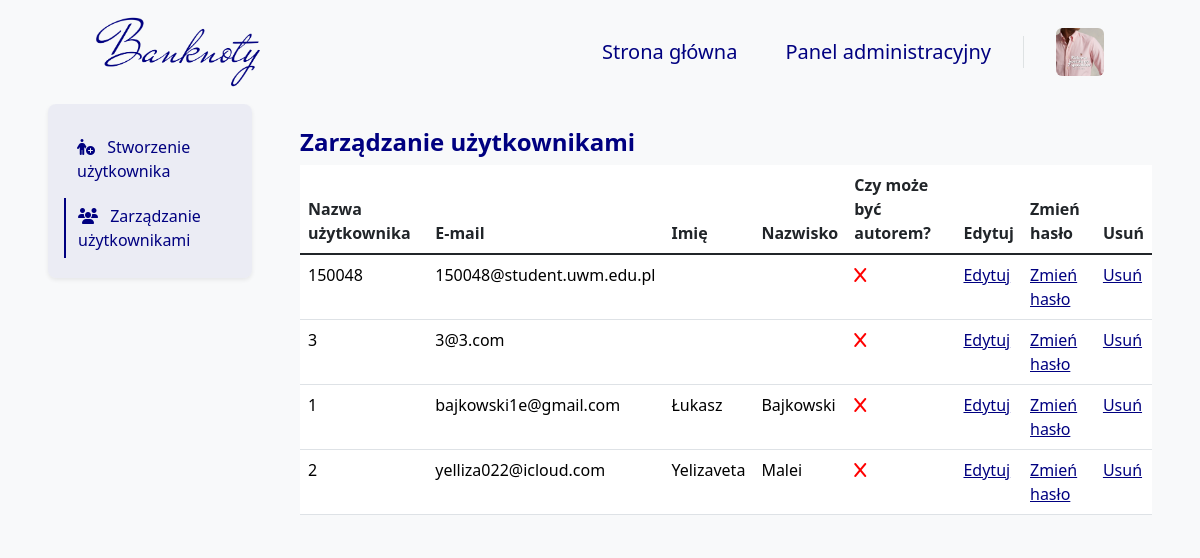
The page /users/admin_panel/ (signed in) on the database as committed earlier.
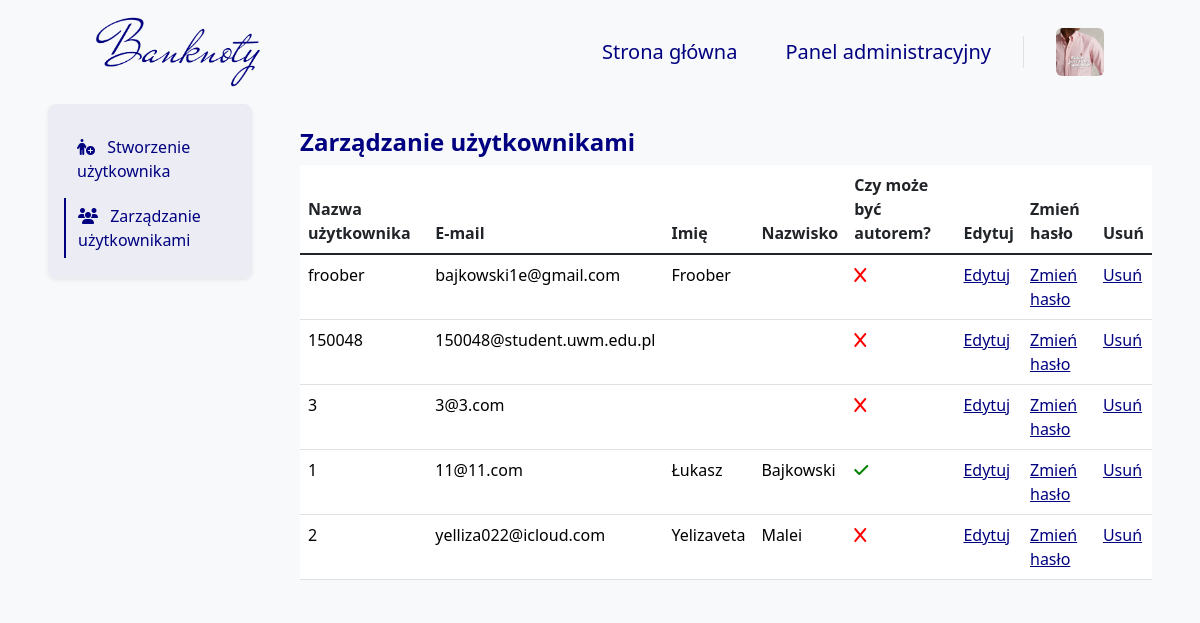
The same page on the database as committed later.
### blog/models.py (models this page shows, shortened)
class User(models.Model):
    GENDER_CHOICES = (
        ('M', 'Mężczyzna'),
        ('K', 'Kobieta'),
        ('I', 'Inna'),
    )
    user = models.OneToOneField(
        User,
        on_delete=models.CASCADE,
        verbose_name="Użytkownik")
    bio = models.TextField(
        null=False,
        blank=True,
        validators=[validate_bio],
        verbose_name="Bio",
        help_text="Krótka informacja o użytkowniku, maksymalnie 512 znaków.")
    profile_pic = models.ImageField(
        null=False,
        blank=False,
        default="images/profile/1.png",
        upload_to="images/user/",
        verbose_name="Zdjęcie profilowe")
    phone_number = PhoneNumberField(
        region='PL',
        null=True,
        blank=True,
        unique=True,
        verbose_name="Numer telefonu")
    gender = models.CharField(
        choices=GENDER_CHOICES,
        null=False,
        blank=False,
        default='Mężczyzna',
        verbose_name="Płeć",
        max_length=6)
    newsletter = models.BooleanField(
        default=False,
        verbose_name="Biuletyn")
    miss_news = models.BooleanField(
        default=False,
        verbose_name="Pominięte artykuły")
    meetups_news = models.BooleanField(
        default=True,
        verbose_name="Spotkania i wydarzenia")
    opportunities_news = models.BooleanField(
        default=False,
        verbose_name="Okazje z rynku aukcyjnego")
    company_news = models.BooleanField(
        default=True,
        verbose_name="Wiadomości od Banknoty")
    replay_news = models.BooleanField(
        default=False,
        verbose_name="Shot wydzarzeń na Banknoty")
    development_news = models.BooleanField(
        default=False,
        verbose_name="Informacje o rozwoju i zmianach na Banknoty")
    opened_posts = models.ManyToManyField(
        Blog,
        blank=True,
        related_name='opened_by_users',
        verbose_name="Otwarte posty"
    )
    can_be_author = models.BooleanField(
        default=False,
        verbose_name="Czy może być autorem",
        help_text='Czy wniosek na autora został rozpatrzony pozytywnie.')
    def __init__(self, *args, temp=65, **kwargs):
        self.temp = temp
        return super().__init__(*args, **kwargs)
    def is_profile_pic(self):
        if self.profile_pic == "images/profile/1.png":
            return False
        else:
            return True
    is_profile_pic.boolean = True
    is_profile_pic.short_description = 'Zdjęcie profilowe'
    def is_bio(self):
        if self.bio:
            return True
        else:
            return False
    is_bio.boolean = True
    is_bio.short_description = 'Bio'
    def is_phone_number(self):
        if self.phone_number:
            return True
        else:
            return False
    is_phone_number.boolean = True
    is_phone_number.short_description = 'Phone number'
    def is_newsletter(self):
        if self.newsletter:
            return True
        else:
            return False
    is_newsletter.boolean = True
    is_newsletter.short_description = 'Newsletter'

### blog/views.py (the view)
# urls.py: path('users/admin_panel/', views.users_manage_admin_panel_view, name='users_admin_panel'),
@superuser_required
def users_manage_admin_panel_view(request):
    users = DjangoUser.objects.select_related('user').all().order_by('-user__id')
    context = get_paginated_context(request, users, 10)
    return render(request, 'user/users_admin_panel.html', context)

### blog/views.py (called while the page is built)
def superuser_required(view_func):
    @wraps(view_func)
    def _wrapped_view(request, *args, **kwargs):
        if request.user.is_authenticated and request.user.is_superuser:
            return view_func(request, *args, **kwargs)
        else:
            return redirect('home')
    return _wrapped_view

def get_paginated_context(request, queryset, items_per_page=10):
    paginator = Paginator(queryset, items_per_page)
    page_number = request.GET.get('page')
    page_obj = paginator.get_page(page_number)
    context = {
        'page_obj': page_obj,
    }
    return context

### templates/user/users_admin_panel.html (shortened to what the changed rows need)
{% extends 'base.html' %}
{% load static %}
{% block content %}
    <div class="container-fluid">
        <div class="row">
            <div class="col-12 col-lg-9 px-5 px-lg-0 pe-lg-5 pt-4 pt-lg-3 mx-auto bg-body-tertiary mt-2">
                <div class="table-responsive">
                    <table class="table table-hover">
                        <thead>
                            <tr>
                            <th scope="col">Nazwa użytkownika</th>
                            <th scope="col">E-mail</th>
                            <th scope="col">Imię</th>
                            <th scope="col">Nazwisko</th>
                            <th scope="col">Czy może być autorem?</th>
                            <th scope="col">Edytuj</th>
                            <th scope="col">Zmień hasło</th>
                            <th scope="col">Usuń</th>
                            </tr>
                        </thead>
                        <tbody class="table-group-divider">
                            {% for user in page_obj %}
                                <tr>
                                    <td>
                                        <a class="admin_panel_link" href="{% url 'users_detail_admin_panel' user.pk %}">
                                            {{ user.user.username }}
                                        </a>
                                    </td>
                                    <td>
                                        <a class="admin_panel_link" href="{% url 'users_detail_admin_panel' user.pk %}">
                                            {{ user.user.email }}
                                        </a>
                                    </td>
                                    <td>
                                        <a class="admin_panel_link" href="{% url 'users_detail_admin_panel' user.pk %}">
                                            {{ user.user.first_name }}
                                        </a>
                                    </td>
                                    <td>
                                        <a class="admin_panel_link" href="{% url 'users_detail_admin_panel' user.pk %}">
                                            {{ user.user.last_name }}
                                        </a>
                                    </td>
                                    <td>
                                        <a class="admin_panel_link" href="{% url 'users_detail_admin_panel' user.pk %}">
                                            {% if user.can_be_author %}
                                              <i class="fa-solid fa-check"></i>
                                            {% else %}
                                              <i class="fa-solid fa-x"></i>
                                            {% endif %}
                                        </a>
                                    </td>
                                    <td>
                                        <a class="admin_panel_edit_link" href="{% url 'users_edit_admin_panel' user.pk %}">
                                            Edytuj
                                        </a>
                                    </td>
                                    <td>
                                        <a class="admin_panel_edit_link" href="{% url 'users_edit_password_admin_panel' user.pk %}">
                                            Zmień hasło
                                        </a>
                                    </td>
                                    <td>
                                        <a class="admin_panel_edit_link" href="{% url 'users_delete_admin_panel' user.pk %}">
                                            Usuń
                                        </a>
                                    </td>
                                </tr>
                            {% endfor %}
                        </tbody>
                    </table>
                </div>
            </div>
        </div>
    </div>
{% endblock %}

Rows that differ between the two databases and show on the page:
added User: user.username "froober", user.email "bajkowski1e@gmail.com", user.first_name "Froober", can_be_author False (drawn)
changed User "Łukasz": user.email "bajkowski1e@gmail.com" → "11@11.com"; can_be_author False → True (drawn)
